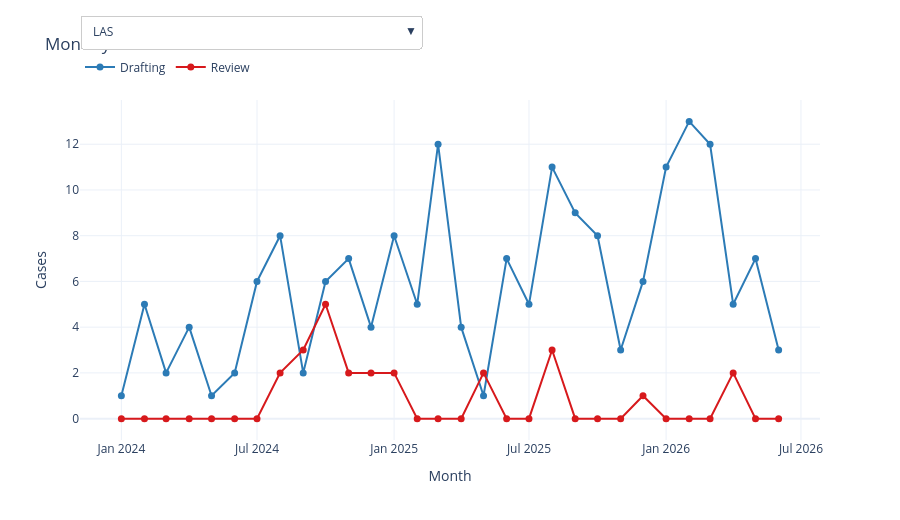

Notebook code cell kept with this figure:
### Code cell
# ── 6. Agency time series — drafting vs review by month (interactive dropdown) ─

# Monthly counts per agency + status
_ts = (
    df.groupby(['agency', 'month', 'status'])
      .size()
      .unstack(fill_value=0)
      .reindex(columns=['drafting', 'review'], fill_value=0)
      .reset_index()
)

# Agencies sorted by total cases descending (most active first in dropdown)
_agency_order = df.groupby('agency').size().sort_values(ascending=False).index.tolist()

fig6 = go.Figure()

# Two traces per agency (drafting + review); only the first agency is visible
for i, agency in enumerate(_agency_order):
    ag = _ts[_ts['agency'] == agency].sort_values('month')
    vis = (i == 0)
    fig6.add_scatter(
        x=ag['month'], y=ag['drafting'],
        name='Drafting', mode='lines+markers',
        line=dict(color=_COLORS['drafting'], width=2),
        marker=dict(size=7), visible=vis,
        hovertemplate='%{x}<br>Drafting: %{y}<extra></extra>',
    )
    fig6.add_scatter(
        x=ag['month'], y=ag['review'],
        name='Review', mode='lines+markers',
        line=dict(color=_COLORS['review'], width=2),
        marker=dict(size=7), visible=vis,
        hovertemplate='%{x}<br>Review: %{y}<extra></extra>',
    )

# Dropdown: each button shows only 2 traces for the selected agency
n = len(_agency_order)
_buttons = []
for i, agency in enumerate(_agency_order):
    vis_list = [False] * (2 * n)
    vis_list[2 * i]     = True  # drafting
    vis_list[2 * i + 1] = True  # review
    _buttons.append(dict(
        label=agency,
        method='update',
        args=[
            {'visible': vis_list},
            {'title': f'Monthly Cases Over Time — {agency}'},
        ],
    ))

fig6.update_layout(
    title=f'Monthly Cases Over Time — {_agency_order[0]}',
    xaxis_title='Month',
    yaxis_title='Cases',
    template='plotly_white',
    height=520,
    hovermode='x unified',
    legend=dict(orientation='h', y=1.14),
    updatemenus=[dict(
        buttons=_buttons,
        direction='down',
        showactive=True,
        x=0.0,
        xanchor='left',
        y=1.25,
        yanchor='top',
        bgcolor='white',
        bordercolor='#ccc',
    )],
)
fig6.show()
